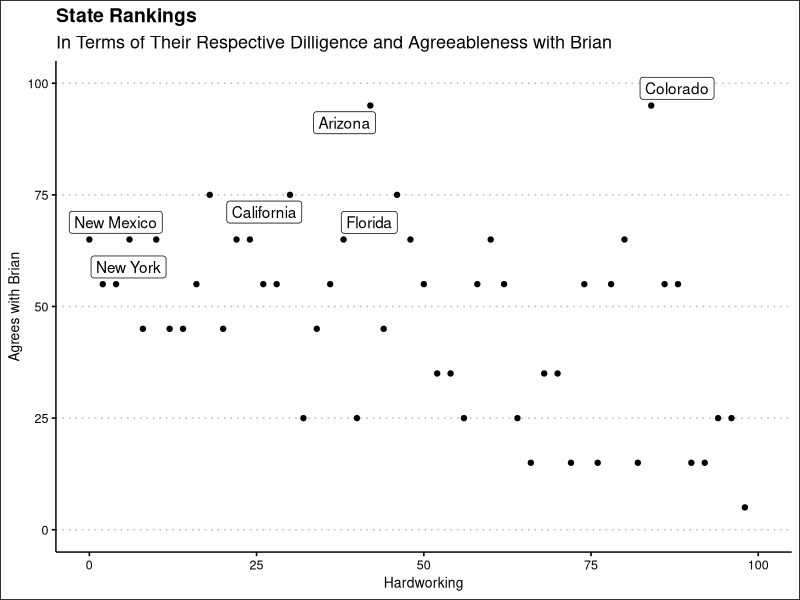
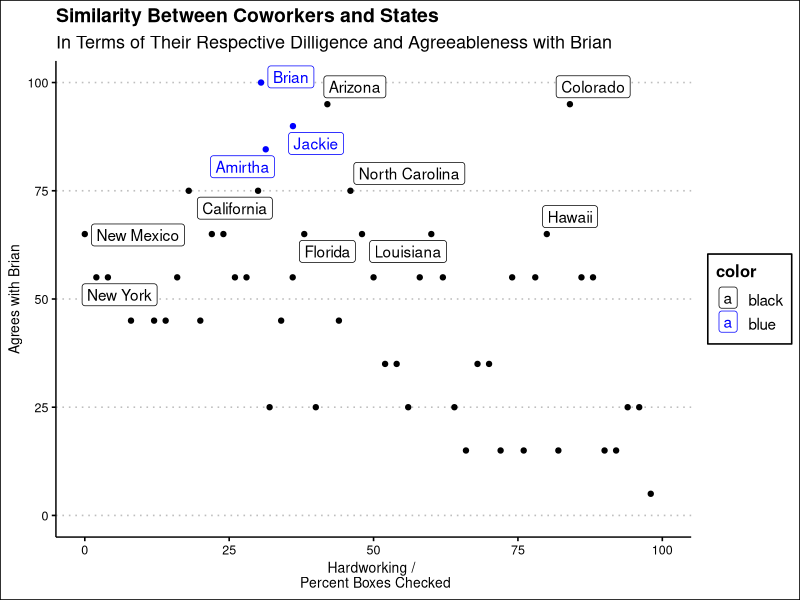

Reproduce these figures in R, in order.
library(tidyverse)
library(ggthemes)


# Read in data and make it longform ---------------------------------------


taxonomy_longer <- function(df,person) {
  df %>%
    select(-Count) %>%
    pivot_longer(-Specialty,
                names_to = "taxonomy",
                values_to = person)
}

brian <- read_csv("data/Taxonomy Checklist - Brian Erly.csv") %>%
  taxonomy_longer("brian")

jwd <- read_csv("data/Taxonomy Checklist - JWD.csv")%>%
  taxonomy_longer("jackie")

amirtha <- read_csv("data/Taxonomy Checklist - Amirtha.csv")%>%
  taxonomy_longer("amirtha")

# Combine and find differences --------------------------------------------



all_taxonomy <- brian %>%
  left_join(jwd, by = c("Specialty", "taxonomy")) %>%
  left_join(amirtha, by = c("Specialty", "taxonomy"))

consensus <- all_taxonomy %>%
  rowwise() %>%
  mutate(consensus = mean(c(brian,jackie,amirtha)) > 0.5 ,
         jwd_agree = (brian == jackie),
         amirtha_agree = (brian == amirtha))

main_specialties <- read_csv("data/main_specialties.csv")

consensus %>%
  filter(Specialty %in% main_specialties$main_specialties) %>%
  pivot_wider(id_cols = Specialty,
              names_from = taxonomy,
              values_from = consensus) %>%
  write_csv("data/consensus.csv")



# Do summary stats --------------------------------------------------------

jwd_pct_checked <- consensus$jackie %>% mean()

jwd_agree <- consensus$jwd_agree %>% mean()

amirtha_pct_checked <- consensus$amirtha %>% mean()  

amirtha_agree <- consensus$amirtha_agree %>% mean()

brian_pct_checked <- consensus$brian %>% mean()

brian_agree <- 1

coworkers_df <- data.frame(
  State = c("Jackie","Amirtha","Brian"),
  hardworking = c(jwd_pct_checked*100,amirtha_pct_checked*100,brian_pct_checked*100),
  agrees = c(jwd_agree*100,amirtha_agree*100,brian_agree*100)
)


# Calculate state differences ---------------------------------------------

state_data <- read_csv("data/States vs Brian - Sheet1.csv") 

state_ranks <- state_data %>%
  transmute(State = State,
            hardworking = 100-((`Hardworking Rank`) * 2),
            agrees = (`Agrees with Brian`) * 10 -5) %>%
  mutate(label = 
           case_when(
             State %in% c("Colorado","New York","New Mexico",
                       "Arizona","Florida",
                       "California",
                       "Jackie",
                       "Amirtha",
                       "Brian") ~ State,
             TRUE ~ NA_character_
           )
  )

ggplot(state_ranks,aes(x=hardworking,y=agrees,label = label)) +
  geom_point() +
  ggrepel::geom_label_repel()+
  theme_clean()+
  ylim(0,100)+
  xlim(0,100)+
  labs(title = "State Rankings",
       subtitle = "In Terms of Their Respective Dilligence and Agreeableness with Brian") +
  xlab("Hardworking")+
  ylab("Agrees with Brian")

CalculateEuclideanDistance <- function(vect1, vect2) sqrt(sum((vect1 - vect2)^2)) 

state_ranks_dist <- state_ranks %>%
  bind_rows(
    coworkers_df
  ) %>%
  mutate(
    label = 
      case_when(
        State %in% c("Colorado",
                     "New York",
                     "New Mexico",
                     "Arizona",
                     "Florida",
                     "California",
                     "Jackie",
                     "Amirtha",
                     "Brian",
                     "Louisiana",
                     "Hawaii",
                     "North Carolina") ~ State,
        TRUE ~ NA_character_
      ),
    color =
      case_when(
        label %in% c("Jackie","Amirtha","Brian") ~ "blue",
        TRUE ~ "black"
      )
  ) %>%
  rowwise() %>%
  mutate(
    ED_jackie = CalculateEuclideanDistance(c(jwd_pct_checked*100,jwd_agree*100),c(hardworking,agrees)),
    ED_amirtha = CalculateEuclideanDistance(c(amirtha_pct_checked*100,amirtha_agree*100),c(hardworking,agrees)),
    ED_brian = CalculateEuclideanDistance(c(brian_pct_checked*100,brian_agree*100),c(hardworking,agrees))
  )

ggplot(state_ranks_dist,aes(x=hardworking,y=agrees,label = label,color=color)) +
  geom_point() +
  ggrepel::geom_label_repel()+
  theme_clean()+
  ylim(0,100)+
  xlim(0,100)+
  labs(title = "Similarity Between Coworkers and States",
        subtitle = "In Terms of Their Respective Dilligence and Agreeableness with Brian") +
  xlab("Hardworking / \n Percent Boxes Checked")+
  ylab("Agrees with Brian")+
  scale_color_manual(values =c("black","blue"))


# Find Top 3 States for Each ----------------------------------------------

state_ranks_dist %>%
  arrange((ED_jackie)) %>%
  #filter(!(State %in% c("Jackie","Amirtha"))) %>%
  select(-label,-color,-ED_amirtha) %>%
  head(7)


state_ranks_dist %>%
  arrange((ED_amirtha)) %>%
  #filter(!(State %in% c("Jackie","Amirtha"))) %>%
  select(-label,-color,-ED_jackie) %>%
  head(7)
         
state_ranks_dist %>%
  arrange((ED_brian)) %>%
  #filter(!(State %in% c("Jackie","Amirtha"))) %>%
  select(-label,-color,-ED_jackie) %>%
  head(7)
         

         